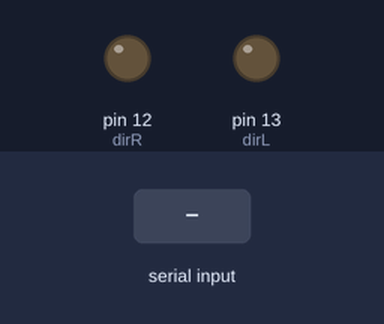
This sketch was run on a simulated Arduino Uno, built with avr-gcc and run on an emulated ATmega328P. On the bench: output pins drawn as LEDs (lit = HIGH). Inputs (shaded band) come from the test bench. Pins used as bus, display or sensor lines are not drawn.

Above: at 1.2 s.
1.3 s: "r" received over Serial
At 1.6 s:
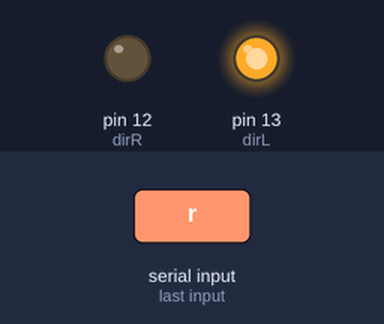
2.8 s: "l" received over Serial
At 4.0 s:
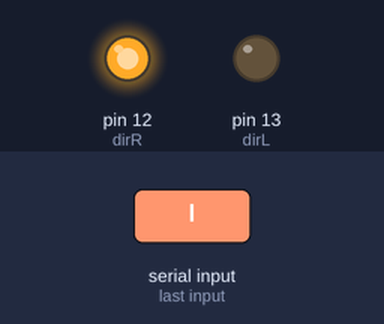
4.3 s: "f" received over Serial
At 5.1 s:
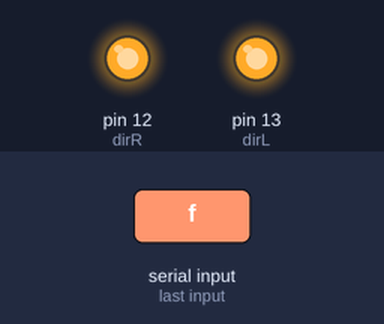
5.8 s: "b" received over Serial
At 6.2 s:
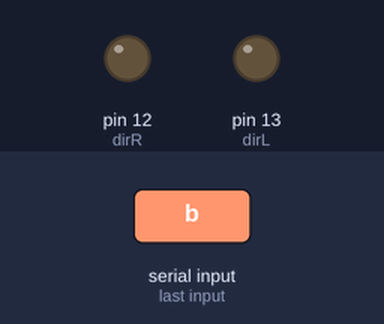
Timing chart, 0 to 8.3 s (numbered marks = the images above; inputs shaded):
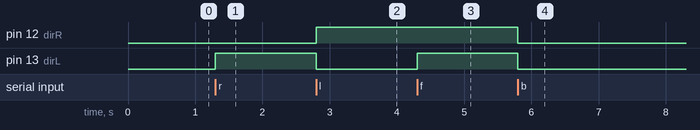

Measured:
- after the input at 1.3 s, pin 13 (dirL): LOW → HIGH at once
- after the input at 2.8 s, pin 12 (dirR): LOW → HIGH at once; pin 13 (dirL): HIGH → LOW at once
- after the input at 4.3 s, pin 13 (dirL): LOW → HIGH at once
- after the input at 5.8 s, pin 12 (dirR), pin 13 (dirL): HIGH → LOW at once

The sketch:

tank.ino
```cpp
#define FORWARDS 1
#define BACKWARDS 0

int powerR = 3;
int powerL = 11;
int dirR = 12;
int dirL = 13;
int currentR = 0;
int currentL = 1;

void setup(){
  Serial.begin(9600);
  pinMode(powerR, OUTPUT);
  pinMode(powerL, OUTPUT);
  pinMode(dirR, OUTPUT);
  pinMode(dirL, OUTPUT);
}


void cease(int duration){
  digitalWrite(powerR, LOW);
  digitalWrite(powerL, LOW);
  delay(duration);
}

void backwards(int duration){
  digitalWrite(dirR, BACKWARDS);
  digitalWrite(dirL, BACKWARDS);
  digitalWrite(powerR, HIGH);
  digitalWrite(powerL, HIGH);
  delay(duration);
}

void forwards(int duration){
  digitalWrite(dirR, FORWARDS);
  digitalWrite(dirL, FORWARDS);
  digitalWrite(powerR, HIGH);
  digitalWrite(powerL, HIGH);
  delay(duration);
}

void rotate(int duration, char course){
  if (course == 'r'){
    digitalWrite(dirR, BACKWARDS);
    digitalWrite(dirL, FORWARDS);
  }
  else {if (course == 'l'){

    digitalWrite(dirR, FORWARDS);
    digitalWrite(dirL, BACKWARDS);
  }}

  digitalWrite(powerR, HIGH);
  digitalWrite(powerL, HIGH);
  delay(duration);
}

void loop(){
  char input = Serial.read();
  if (input == 'f') forwards(0);
  if (input == 'b') backwards(0);
  if (input == 'r') rotate(0, 'r');
  if (input == 'l') rotate(0, 'l');
  if (input == 's') cease(0);
}
```
